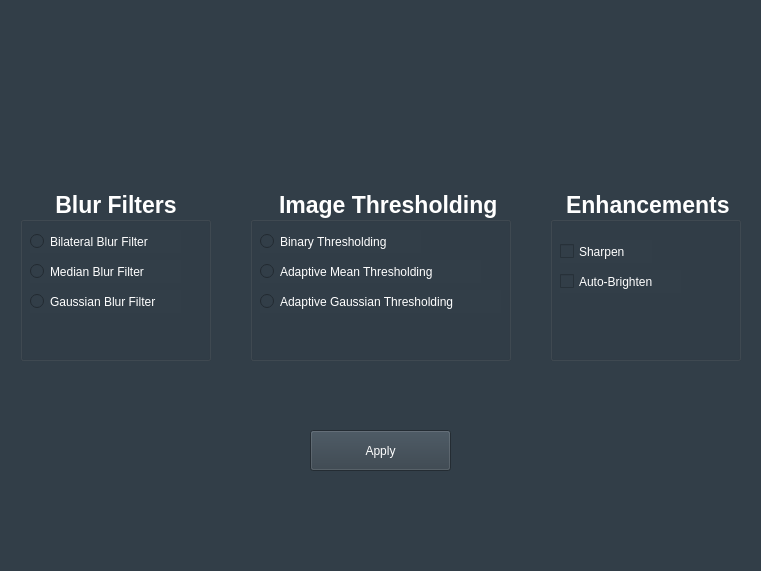
<?xml version="1.0" encoding="UTF-8"?>
<ui version="4.0">
 <class>MainWindow</class>
 <widget class="QMainWindow" name="MainWindow">
  <property name="geometry">
   <rect>
    <x>0</x>
    <y>0</y>
    <width>761</width>
    <height>571</height>
   </rect>
  </property>
  <property name="windowTitle">
   <string>MainWindow</string>
  </property>
  <property name="styleSheet">
   <string notr="true">background-color: rgb(50, 62, 72);</string>
  </property>
  <widget class="QWidget" name="centralwidget">
   <widget class="QLabel" name="label">
    <property name="geometry">
     <rect>
      <x>0</x>
      <y>0</y>
      <width>791</width>
      <height>81</height>
     </rect>
    </property>
    <property name="text">
     <string/>
    </property>
    <property name="pixmap">
     <pixmap>../assets/Logo.png</pixmap>
    </property>
   </widget>
   <widget class="Line" name="line_10">
    <property name="geometry">
     <rect>
      <x>470</x>
      <y>640</y>
      <width>171</width>
      <height>20</height>
     </rect>
    </property>
    <property name="orientation">
     <enum>Qt::Horizontal</enum>
    </property>
   </widget>
   <widget class="QPushButton" name="pushButton">
    <property name="geometry">
     <rect>
      <x>310</x>
      <y>430</y>
      <width>141</width>
      <height>41</height>
     </rect>
    </property>
    <property name="styleSheet">
     <string notr="true">color: rgb(255, 255, 255);</string>
    </property>
    <property name="text">
     <string>Apply</string>
    </property>
   </widget>
   <widget class="QGroupBox" name="groupBox">
    <property name="geometry">
     <rect>
      <x>20</x>
      <y>190</y>
      <width>191</width>
      <height>171</height>
     </rect>
    </property>
    <property name="font">
     <font>
      <pointsize>17</pointsize>
      <weight>75</weight>
      <bold>true</bold>
     </font>
    </property>
    <property name="styleSheet">
     <string notr="true">color: rgb(255, 255, 255);
border-color: rgb(255, 255, 255);</string>
    </property>
    <property name="title">
     <string>     Blur Filters</string>
    </property>
    <widget class="QRadioButton" name="radioButton">
     <property name="geometry">
      <rect>
       <x>10</x>
       <y>40</y>
       <width>151</width>
       <height>23</height>
      </rect>
     </property>
     <property name="styleSheet">
      <string notr="true">color: rgb(255, 255, 255);</string>
     </property>
     <property name="text">
      <string>Bilateral Blur Filter</string>
     </property>
    </widget>
    <widget class="QRadioButton" name="radioButton_2">
     <property name="geometry">
      <rect>
       <x>10</x>
       <y>70</y>
       <width>151</width>
       <height>23</height>
      </rect>
     </property>
     <property name="styleSheet">
      <string notr="true">color: rgb(255, 255, 255);</string>
     </property>
     <property name="text">
      <string>Median Blur Filter</string>
     </property>
    </widget>
    <widget class="QRadioButton" name="radioButton_3">
     <property name="geometry">
      <rect>
       <x>10</x>
       <y>100</y>
       <width>151</width>
       <height>23</height>
      </rect>
     </property>
     <property name="styleSheet">
      <string notr="true">color: rgb(255, 255, 255);</string>
     </property>
     <property name="text">
      <string>Gaussian Blur Filter</string>
     </property>
    </widget>
   </widget>
   <widget class="QGroupBox" name="groupBox_2">
    <property name="geometry">
     <rect>
      <x>250</x>
      <y>190</y>
      <width>261</width>
      <height>171</height>
     </rect>
    </property>
    <property name="font">
     <font>
      <pointsize>17</pointsize>
      <weight>75</weight>
      <bold>true</bold>
     </font>
    </property>
    <property name="styleSheet">
     <string notr="true">color: rgb(255, 255, 255);</string>
    </property>
    <property name="title">
     <string>    Image Thresholding</string>
    </property>
    <widget class="QRadioButton" name="radioButton_9">
     <property name="geometry">
      <rect>
       <x>10</x>
       <y>40</y>
       <width>161</width>
       <height>23</height>
      </rect>
     </property>
     <property name="styleSheet">
      <string notr="true">color: rgb(255, 255, 255);</string>
     </property>
     <property name="text">
      <string>Binary Thresholding</string>
     </property>
    </widget>
    <widget class="QRadioButton" name="radioButton_8">
     <property name="geometry">
      <rect>
       <x>10</x>
       <y>70</y>
       <width>221</width>
       <height>23</height>
      </rect>
     </property>
     <property name="styleSheet">
      <string notr="true">color: rgb(255, 255, 255);</string>
     </property>
     <property name="text">
      <string>Adaptive Mean Thresholding</string>
     </property>
    </widget>
    <widget class="QRadioButton" name="radioButton_7">
     <property name="geometry">
      <rect>
       <x>10</x>
       <y>100</y>
       <width>241</width>
       <height>23</height>
      </rect>
     </property>
     <property name="styleSheet">
      <string notr="true">color: rgb(255, 255, 255);</string>
     </property>
     <property name="text">
      <string>Adaptive Gaussian Thresholding</string>
     </property>
    </widget>
   </widget>
   <widget class="QGroupBox" name="groupBox_3">
    <property name="geometry">
     <rect>
      <x>550</x>
      <y>190</y>
      <width>191</width>
      <height>171</height>
     </rect>
    </property>
    <property name="font">
     <font>
      <pointsize>17</pointsize>
      <weight>75</weight>
      <bold>true</bold>
     </font>
    </property>
    <property name="styleSheet">
     <string notr="true">color: rgb(255, 255, 255);</string>
    </property>
    <property name="title">
     <string>  Enhancements</string>
    </property>
    <widget class="QCheckBox" name="checkBox">
     <property name="geometry">
      <rect>
       <x>10</x>
       <y>50</y>
       <width>92</width>
       <height>23</height>
      </rect>
     </property>
     <property name="styleSheet">
      <string notr="true">color: rgb(255, 255, 255);</string>
     </property>
     <property name="text">
      <string>Sharpen</string>
     </property>
    </widget>
    <widget class="QCheckBox" name="checkBox_2">
     <property name="geometry">
      <rect>
       <x>10</x>
       <y>80</y>
       <width>121</width>
       <height>23</height>
      </rect>
     </property>
     <property name="styleSheet">
      <string notr="true">color: rgb(255, 255, 255);</string>
     </property>
     <property name="text">
      <string>Auto-Brighten</string>
     </property>
    </widget>
   </widget>
  </widget>
  <widget class="QStatusBar" name="statusbar"/>
 </widget>
 <resources/>
 <connections/>
</ui>
